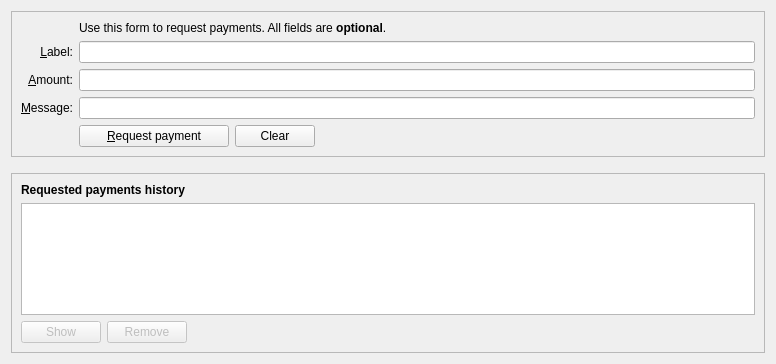
<?xml version="1.0" encoding="UTF-8"?>
<ui version="4.0">
 <class>ReceiveCoinsDialog</class>
 <widget class="QWidget" name="ReceiveCoinsDialog">
  <property name="geometry">
   <rect>
    <x>0</x>
    <y>0</y>
    <width>776</width>
    <height>364</height>
   </rect>
  </property>
  <layout class="QVBoxLayout" name="verticalLayout" stretch="0,0,1">
   <item>
    <widget class="QFrame" name="frame2">
     <property name="sizePolicy">
      <sizepolicy hsizetype="Preferred" vsizetype="Expanding">
       <horstretch>0</horstretch>
       <verstretch>0</verstretch>
      </sizepolicy>
     </property>
     <property name="frameShape">
      <enum>QFrame::StyledPanel</enum>
     </property>
     <property name="frameShadow">
      <enum>QFrame::Sunken</enum>
     </property>
     <layout class="QVBoxLayout" name="verticalLayout_3">
      <item>
       <layout class="QGridLayout" name="gridLayout">
        <item row="6" column="0">
         <widget class="QLabel" name="label_3">
          <property name="toolTip">
           <string>An optional message to attach to the payment request, which will be displayed when the request is opened. Note: The message will not be sent with the payment over the Fittexxcoin network.</string>
          </property>
          <property name="text">
           <string>&amp;Message:</string>
          </property>
          <property name="alignment">
           <set>Qt::AlignRight|Qt::AlignTrailing|Qt::AlignVCenter</set>
          </property>
          <property name="buddy">
           <cstring>reqMessage</cstring>
          </property>
         </widget>
        </item>
        <item row="4" column="2">
         <widget class="QLineEdit" name="reqLabel">
          <property name="toolTip">
           <string>An optional label to associate with the new receiving address.</string>
          </property>
         </widget>
        </item>
        <item row="6" column="2">
         <widget class="QLineEdit" name="reqMessage">
          <property name="toolTip">
           <string>An optional message to attach to the payment request, which will be displayed when the request is opened. Note: The message will not be sent with the payment over the Fittexxcoin network.</string>
          </property>
         </widget>
        </item>
        <item row="2" column="2">
         <widget class="QLabel" name="label_5">
          <property name="text">
           <string>Use this form to request payments. All fields are &lt;b&gt;optional&lt;/b&gt;.</string>
          </property>
         </widget>
        </item>
        <item row="4" column="0">
         <widget class="QLabel" name="label_2">
          <property name="toolTip">
           <string>An optional label to associate with the new receiving address.</string>
          </property>
          <property name="text">
           <string>&amp;Label:</string>
          </property>
          <property name="alignment">
           <set>Qt::AlignRight|Qt::AlignTrailing|Qt::AlignVCenter</set>
          </property>
          <property name="buddy">
           <cstring>reqLabel</cstring>
          </property>
         </widget>
        </item>
        <item row="5" column="0">
         <widget class="QLabel" name="label">
          <property name="toolTip">
           <string>An optional amount to request. Leave this empty or zero to not request a specific amount.</string>
          </property>
          <property name="text">
           <string>&amp;Amount:</string>
          </property>
          <property name="alignment">
           <set>Qt::AlignRight|Qt::AlignTrailing|Qt::AlignVCenter</set>
          </property>
          <property name="buddy">
           <cstring>reqAmount</cstring>
          </property>
         </widget>
        </item>
        <item row="5" column="2">
         <widget class="FittexxcoinAmountField" name="reqAmount">
          <property name="minimumSize">
           <size>
            <width>80</width>
            <height>0</height>
           </size>
          </property>
          <property name="toolTip">
           <string>An optional amount to request. Leave this empty or zero to not request a specific amount.</string>
          </property>
         </widget>
        </item>
        <item row="7" column="2">
         <layout class="QHBoxLayout" name="horizontalLayout">
          <item>
           <widget class="QPushButton" name="receiveButton">
            <property name="minimumSize">
             <size>
              <width>150</width>
              <height>0</height>
             </size>
            </property>
            <property name="text">
             <string>&amp;Request payment</string>
            </property>
            <property name="icon">
             <iconset resource="../fittexxcoin.qrc">
              <normaloff>:/icons/receiving_addresses</normaloff>:/icons/receiving_addresses</iconset>
            </property>
           </widget>
          </item>
          <item>
           <widget class="QPushButton" name="clearButton">
            <property name="sizePolicy">
             <sizepolicy hsizetype="Minimum" vsizetype="Fixed">
              <horstretch>0</horstretch>
              <verstretch>0</verstretch>
             </sizepolicy>
            </property>
            <property name="toolTip">
             <string>Clear all fields of the form.</string>
            </property>
            <property name="text">
             <string>Clear</string>
            </property>
            <property name="icon">
             <iconset resource="../fittexxcoin.qrc">
              <normaloff>:/icons/remove</normaloff>:/icons/remove</iconset>
            </property>
            <property name="autoDefault">
             <bool>false</bool>
            </property>
           </widget>
          </item>
          <item>
           <spacer name="horizontalSpacer">
            <property name="orientation">
             <enum>Qt::Horizontal</enum>
            </property>
            <property name="sizeHint" stdset="0">
             <size>
              <width>40</width>
              <height>20</height>
             </size>
            </property>
           </spacer>
          </item>
         </layout>
        </item>
        <item row="7" column="0">
         <widget class="QLabel" name="label_7">
          <property name="text">
           <string/>
          </property>
         </widget>
        </item>
       </layout>
      </item>
     </layout>
    </widget>
   </item>
   <item>
    <spacer name="verticalSpacer_2">
     <property name="orientation">
      <enum>Qt::Vertical</enum>
     </property>
     <property name="sizeHint" stdset="0">
      <size>
       <width>20</width>
       <height>10</height>
      </size>
     </property>
    </spacer>
   </item>
   <item>
    <widget class="QFrame" name="frame">
     <property name="sizePolicy">
      <sizepolicy hsizetype="Preferred" vsizetype="Expanding">
       <horstretch>0</horstretch>
       <verstretch>0</verstretch>
      </sizepolicy>
     </property>
     <property name="frameShape">
      <enum>QFrame::StyledPanel</enum>
     </property>
     <property name="frameShadow">
      <enum>QFrame::Raised</enum>
     </property>
     <layout class="QVBoxLayout" name="verticalLayout_2">
      <item>
       <widget class="QLabel" name="label_6">
        <property name="font">
         <font>
          <weight>75</weight>
          <bold>true</bold>
         </font>
        </property>
        <property name="text">
         <string>Requested payments history</string>
        </property>
       </widget>
      </item>
      <item>
       <widget class="QTableView" name="recentRequestsView">
        <property name="contextMenuPolicy">
         <enum>Qt::CustomContextMenu</enum>
        </property>
        <property name="tabKeyNavigation">
         <bool>false</bool>
        </property>
        <property name="sortingEnabled">
         <bool>true</bool>
        </property>
       </widget>
      </item>
      <item>
       <layout class="QHBoxLayout" name="horizontalLayout_2">
        <item>
         <widget class="QPushButton" name="showRequestButton">
          <property name="enabled">
           <bool>false</bool>
          </property>
          <property name="toolTip">
           <string>Show the selected request (does the same as double clicking an entry)</string>
          </property>
          <property name="text">
           <string>Show</string>
          </property>
          <property name="icon">
           <iconset resource="../fittexxcoin.qrc">
            <normaloff>:/icons/edit</normaloff>:/icons/edit</iconset>
          </property>
          <property name="autoDefault">
           <bool>false</bool>
          </property>
         </widget>
        </item>
        <item>
         <widget class="QPushButton" name="removeRequestButton">
          <property name="enabled">
           <bool>false</bool>
          </property>
          <property name="toolTip">
           <string>Remove the selected entries from the list</string>
          </property>
          <property name="text">
           <string>Remove</string>
          </property>
          <property name="icon">
           <iconset resource="../fittexxcoin.qrc">
            <normaloff>:/icons/remove</normaloff>:/icons/remove</iconset>
          </property>
          <property name="autoDefault">
           <bool>false</bool>
          </property>
         </widget>
        </item>
        <item>
         <spacer name="horizontalSpacer_2">
          <property name="orientation">
           <enum>Qt::Horizontal</enum>
          </property>
          <property name="sizeHint" stdset="0">
           <size>
            <width>40</width>
            <height>20</height>
           </size>
          </property>
         </spacer>
        </item>
       </layout>
      </item>
     </layout>
    </widget>
   </item>
  </layout>
 </widget>
 <customwidgets>
  <customwidget>
   <class>FittexxcoinAmountField</class>
   <extends>QLineEdit</extends>
   <header>qt/fittexxcoinamountfield.h</header>
   <container>1</container>
  </customwidget>
 </customwidgets>
 <tabstops>
  <tabstop>reqLabel</tabstop>
  <tabstop>reqAmount</tabstop>
  <tabstop>reqMessage</tabstop>
  <tabstop>receiveButton</tabstop>
  <tabstop>clearButton</tabstop>
  <tabstop>recentRequestsView</tabstop>
  <tabstop>showRequestButton</tabstop>
  <tabstop>removeRequestButton</tabstop>
 </tabstops>
 <resources>
  <include location="../fittexxcoin.qrc"/>
 </resources>
 <connections/>
</ui>
